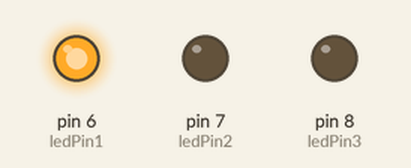
Bench run of a sketch on a simulated Arduino Uno, built with avr-gcc and run on an emulated ATmega328P. Shown: output pins drawn as LEDs (lit = HIGH).

Above: at 0.1 s.
At 1.1 s:
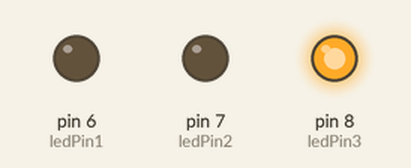
At 2.7 s:
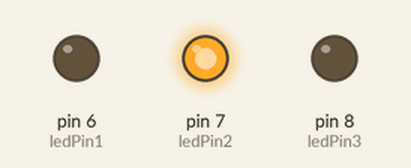
Timing chart, 0 to 3.0 s (numbered marks = the images above):
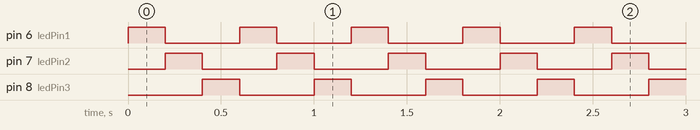

The sketch:

Per_saberne_mes__3_.ino
```cpp
/***************************************************************************************************************************************************************************

  o888.   c888o   .@@@@@@.      c8@@8c     O8OO  C88C   O88C                Xavi Masana
   @@@@  o@@@@   @@@@@@@@@@   c@@@@@@@@@   @@@@ :@@@@O O@@@@                Lacetania
   .@@@@.@@@@c  O@@@@  C@@@o  @@@@  @@@@C  O@@@c8@@@@@ @@@@c                2n IT
    :@@@@@@@:    @@@@C        @@@o  O@@@C   @@@@@@@@@@@@@@@                 Xais Crew Life
     :@@@@@:      @@@@@@O     @@@o          8@@@@@@@@@@@@@O                 Projecte: Per saberne més (1)
     o@@@@@C       @@@@@@@   O@@@o         .@@@@@@@@@@@@@@@
     @@@@@@@          o@@@@.  @@@o  C@@@C    @@@@@@@@@@@@@
    @@@@@@@@@   @@@@o  o@@@8  @@@O  8@@@O    O@@@@8 @@@@@o
   @@@@8 @@@@@  .@@@@@@@@@@:  @@@@@@@@@@.     @@@@c @@@@@
  8@@@@   @@@@@   O@@@@@@@     O@@@@@@8       @@@@  O@@@@

 ************************************************************************************************************************************************************************/
 //*********************************************************************INCLUDE*******************************************************************************************


 //*********************************************************************VARIABLES******************************************************************************************
int ledPin1 = 6;
int ledPin2 = 7;
int ledPin3 = 8;
 //***********************************************************************SETUP*********************************************************************************************
void setup() { // Configura las SALIDAS
pinMode(ledPin1, OUTPUT); // declarar LEDs como SALIDAS
pinMode(ledPin2, OUTPUT);
pinMode(ledPin3, OUTPUT);
digitalWrite(ledPin1, LOW); // Apaga los LEDs
digitalWrite(ledPin2, LOW);
digitalWrite(ledPin3, LOW);
}
//*************************************************************************LOOP**********************************************************************************************
void loop(){ //Bucle de Funcionamiento
digitalWrite(ledPin1, HIGH); // Apaga y enciende los leds cada 200 ms
delay(200);
digitalWrite(ledPin1, LOW);
digitalWrite(ledPin2, HIGH);
delay(200);
digitalWrite(ledPin2, LOW);
digitalWrite(ledPin3, HIGH);
delay(200);
digitalWrite(ledPin3, LOW);
}

//***********************************************************************FUNCTIONS*******************************************************************************************
```

Measured:
- by itself, pin 6 (ledPin1), pin 7 (ledPin2), pin 8 (ledPin3): alternates HIGH for 0.20 s and LOW for 0.40 s
- by itself, everything shown: repeats every 0.60 s, in 3 steps
